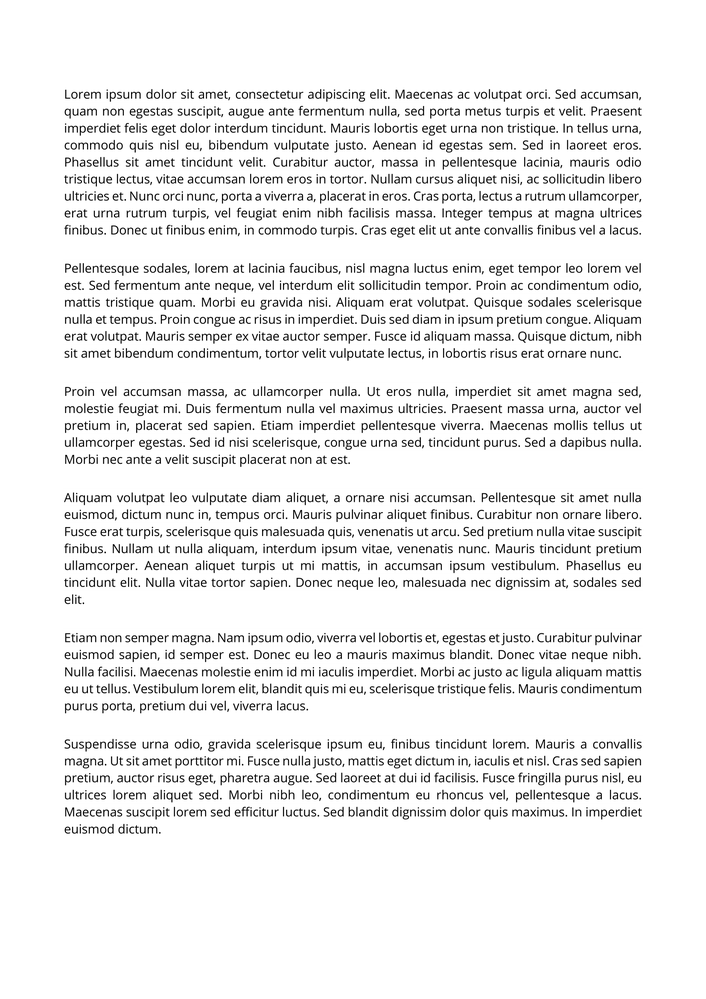
#> input picture 001.png, 706 x 999 px, shrunk from 1654 x 2339 before the run
$ python hist_proj_display.py
#> lines starting #> are read from the running program, lines starting #| are printed output that depends on the picture
# -*- coding: utf-8 -*-
"""
Created on Mon Nov 27 11:13:01 2023

@author: caqin
"""

import cv2
import numpy as np
import matplotlib.pyplot as plt

img_list = ["001.png","002.png","003.png","004.png","005.png","006.png","007.png","008.png"]
# img_list = ["005_2.png", "008_6.png"]

for i in img_list:
    # Read the image from the list
    img = cv2.imread(i, 0)
#> img is the input picture: shape (999, 706); min 0, max 255, mean 237.8

    # Threshold for considering pixels as black
    threshold = 64

    # Counting the number of black pixels along rows and columns
    horizontal_projection = np.sum(img < threshold, axis=1)
#> horizontal_projection = 999 values, max 139 at index 440, min 0 at index 0, mean 22.03
    vertical_projection = np.sum(img < threshold, axis=0)
#> vertical_projection = 706 values, max 196 at index 65, min 0 at index 0, mean 31.18

    # Plot and save horizontal projection
    plt.plot(horizontal_projection)
    plt.title("Horizontal Projection")
    plt.xlabel("Pixel Position")
    plt.ylabel("Projection Value")
    plt.savefig(f"{i[:-4]}_horizontal_proj.png")  # Adjust the slicing to keep the original prefix
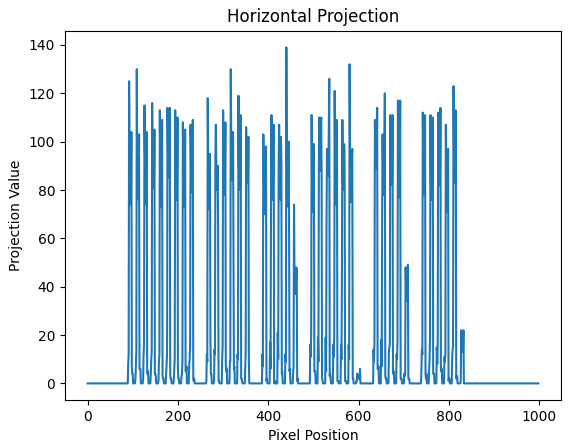
#> figure drawn by matplotlib, 1 panel; curve peaks at x = 440, y = 139
    plt.clf()  # Clear the plot for the next iteration

    # Plot and save vertical projection
    plt.plot(vertical_projection)
    plt.title("Vertical Projection")
    plt.xlabel("Pixel Position")
    plt.ylabel("Projection Value")
    plt.savefig(f"{i[:-4]}_vertical_proj.png")  # Adjust the slicing to keep the original prefix
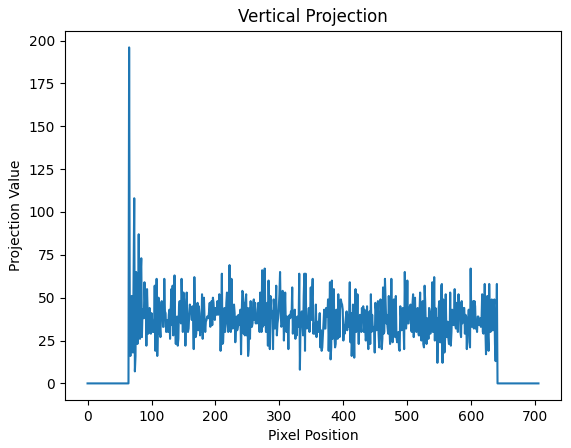
#> figure drawn by matplotlib, 1 panel; curve peaks at x = 65, y = 196
    plt.clf()  # Clear the plot for the next iteration
#> pass 2 of the loop `for i in img_list:`:
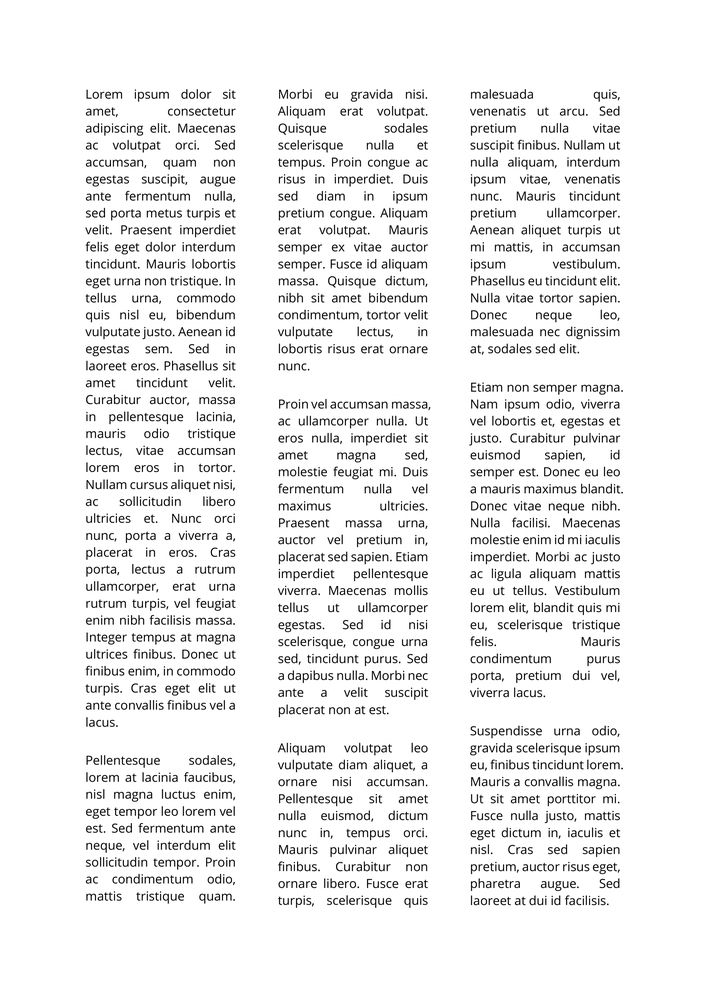
#> input picture 002.png, 706 x 999 px, shrunk from 1654 x 2339 before the run
#> img is the input picture: shape (999, 706); min 0, max 255, mean 238.9
#> horizontal_projection = 999 values, max 90 at index 402, min 0 at index 0, mean 20.22
#> vertical_projection = 706 values, max 257 at index 471, min 0 at index 0, mean 28.61
#> `plt.savefig(f"{i[:-4]}_horizontal_proj.png")`:
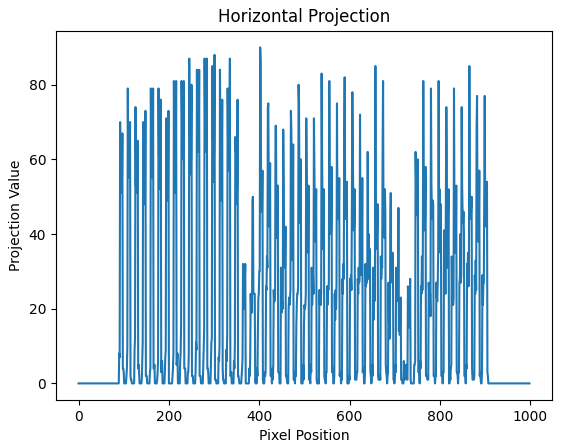
#> figure drawn by matplotlib, 1 panel; curve peaks at x = 402, y = 90
#> `plt.savefig(f"{i[:-4]}_vertical_proj.png")`:
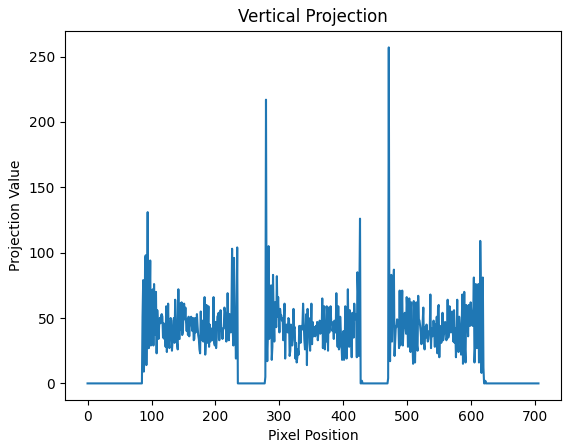
#> figure drawn by matplotlib, 1 panel; curve peaks at x = 471, y = 257
#> pass 3 of the loop `for i in img_list:`:
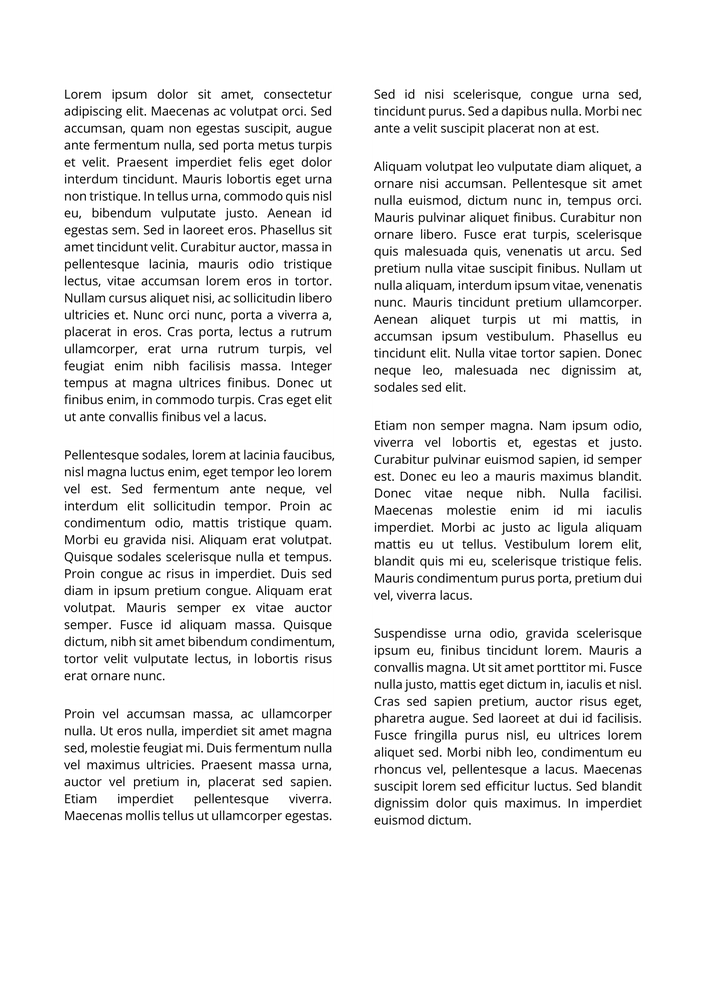
#> input picture 003.png, 706 x 999 px, shrunk from 1654 x 2339 before the run
#> img is the input picture: shape (999, 706); min 0, max 255, mean 237.7
#> horizontal_projection = 999 values, max 111 at index 126, min 0 at index 0, mean 21.96
#> vertical_projection = 706 values, max 197 at index 65, min 0 at index 0, mean 31.07
#> `plt.savefig(f"{i[:-4]}_horizontal_proj.png")`:
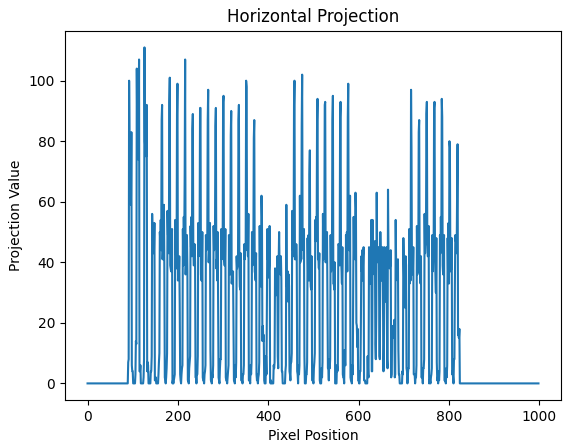
#> figure drawn by matplotlib, 1 panel; curve peaks at x = 126, y = 111
#> `plt.savefig(f"{i[:-4]}_vertical_proj.png")`:
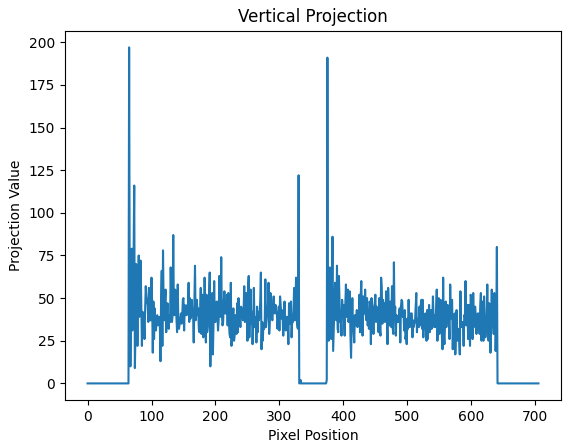
#> figure drawn by matplotlib, 1 panel; curve peaks at x = 65, y = 197
#> (the run stopped early here; a loop or call above may not have finished)
